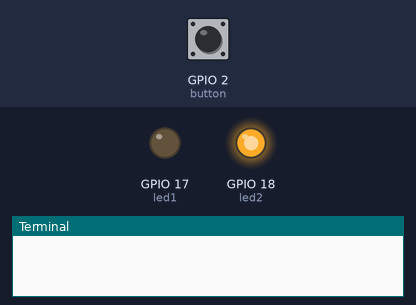
Recording of a program running on a simulated Raspberry Pi (BCM pin numbers). Shown: output pins drawn as LEDs (lit = HIGH), the last lines printed to the terminal. The test bench sets the inputs (shaded band); at power-on: GPIO 2 (button) HIGH.

Above: at 1.2 s.
1.3 s: GPIO 2 (button) pulled LOW for 0.15 s
At 1.37 s:
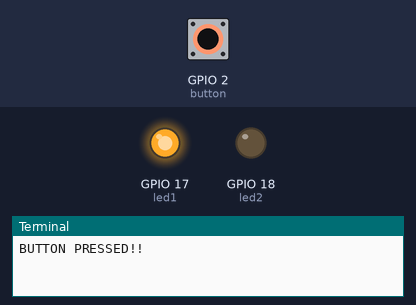
2.9 s: GPIO 2 (button) pulled LOW for 3.2 s
At 7.5 s:
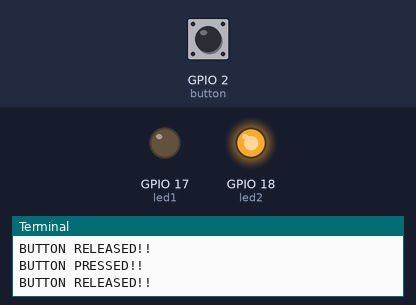
Timing chart, 0 to 9.0 s (numbered marks = the images above; inputs shaded):
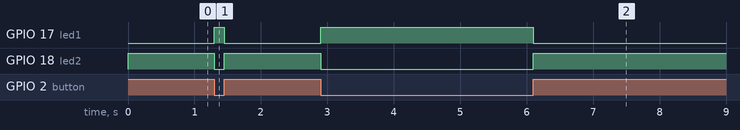

Measured:
- after the input at 1.3 s, GPIO 17 (led1): LOW → HIGH at once, → LOW 0.15 s later; GPIO 18 (led2): HIGH → LOW at once, → HIGH 0.15 s later
- after the input at 2.9 s, GPIO 17 (led1): LOW → HIGH at once, → LOW 3.2 s later; GPIO 18 (led2): HIGH → LOW at once, → HIGH 3.2 s later

The program:

switch_programming.py
```python
from gpiozero import LED,Button

led1=LED(17)
led2=LED(18)
button=Button(2)
led2.on()

while(True):
    button.wait_for_press()
    print("BUTTON PRESSED!!")
    led1.on()
    led2.off()
    button.wait_for_release()
    print("BUTTON RELEASED!!")
    led1.off()
    led2.on()
```
